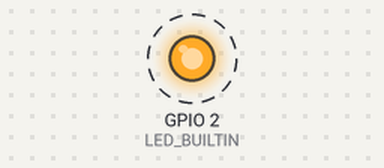
A program run on a simulated ESP32. Parts: output pins drawn as LEDs (lit = HIGH). Dashed ring = blinking. What the program prints to the serial monitor is not drawn.

Above: at 0.2 s.
Timing chart, 0 to 3.0 s (numbered marks = the images above):
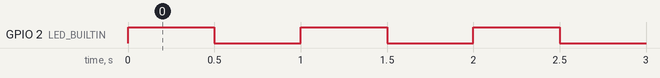

Measured:
- by itself, GPIO 2 (LED_BUILTIN): alternates HIGH for 0.50 s and LOW for 0.50 s

The program:

main.cpp
```cpp
#include <Arduino.h>
#define M_A 16
#define M_B 4
#define M_PWM 17
#define EN_A 26
#define EN_B 35

void toggleLED(void *parameters)
{
  pinMode(LED_BUILTIN, OUTPUT);
  for (;;)
  {
    digitalWrite(LED_BUILTIN, !digitalRead(LED_BUILTIN));
    vTaskDelay(500 / portTICK_PERIOD_MS);
  }
}

void printMessage(void *parameters)
{
  for (;;)
  {
    Serial.println("Halllooo => " + (String)millis());
    vTaskDelay(1000 / portTICK_PERIOD_MS);
  }
}

void setup()
{
  Serial.begin(115200);

  xTaskCreate(
      toggleLED,    // Fungsi yang akan dipanggil
      "Toggle LED", // Nama task
      1000,         // Alokasi stack/memori (bytes)
      NULL,         // Parameter yg akan diberikan
      0,            // Prioritas task
      NULL          // Task handler
  );

  xTaskCreate(
      printMessage,    // Fungsi yang akan dipanggil
      "Print Message", // Nama task
      1000,            // Alokasi stack/memori (bytes)
      NULL,            // Parameter yg akan diberikan
      0,               // Prioritas task
      NULL             // Task handler
  );
}

void loop()
{
  vTaskDelay(1);
}
```
